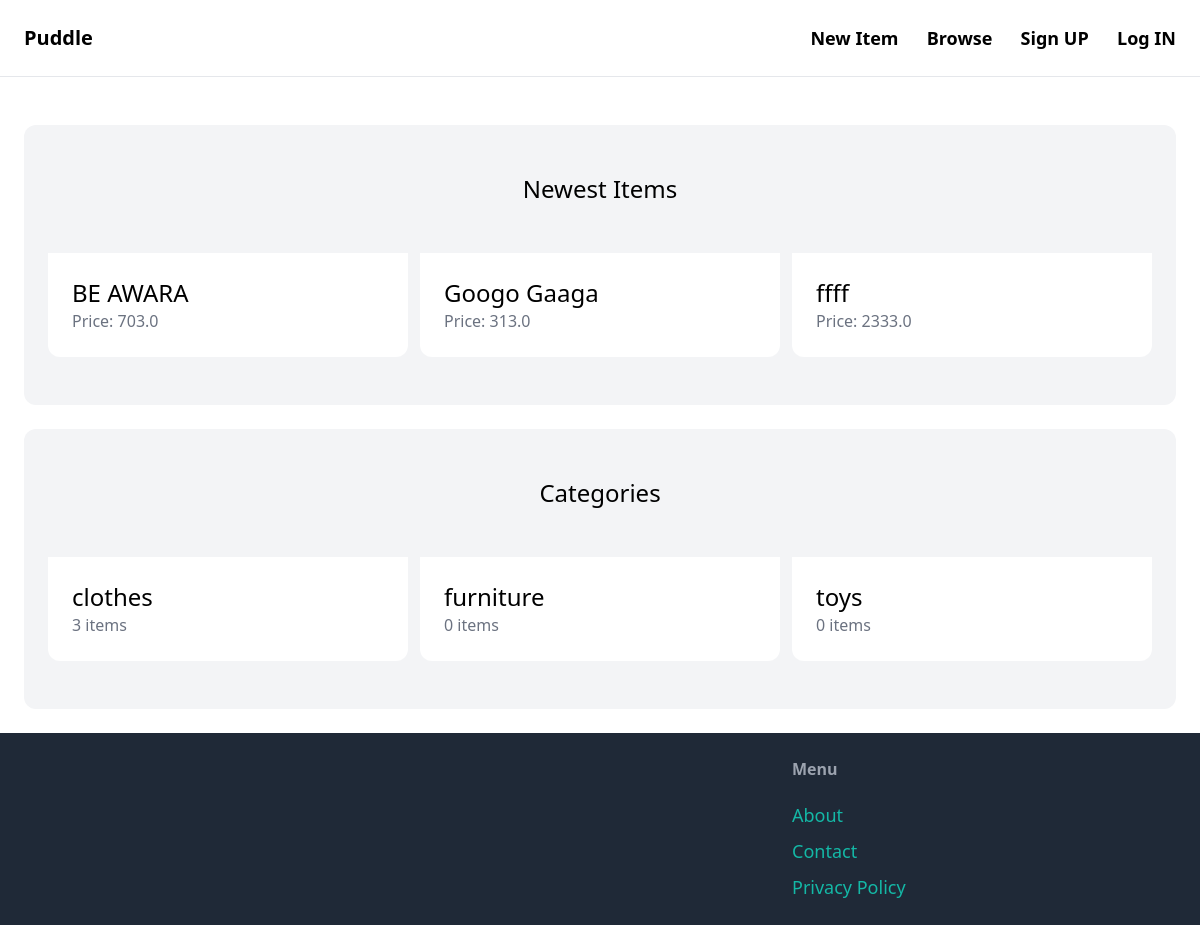
The page / on the database its author committed.
### item/models.py (models this page shows, shortened)
class Item(models.Model):
    category = models.ForeignKey(Category, related_name='items', on_delete=models.CASCADE)
    name = models.CharField(max_length=255)
    description = models.TextField(blank=True, null=True)
    price = models.FloatField()
    image = models.ImageField(upload_to='item_images', blank=True, null=True)
    is_sold = models.BooleanField(default=False)
    created_at = models.DateTimeField(auto_now_add=True)
    created_by = models.ForeignKey(User, related_name='items', on_delete=models.CASCADE)
    class Meta:
        ordering = ('name',)

class Category(models.Model):
    name = models.CharField(max_length=255)
    class Meta:
        ordering = ('name',)
        verbose_name_plural = 'Categories'

### core/views.py (the view)
# urls.py: path('', views.index, name='index'),
def index(request):
    items = Item.objects.filter(is_sold=False)[:6]
    categories = Category.objects.all()
    return render(request, "core/index.html", {
        "categories": categories,
        "items": items,
    })

### core/templates/core/index.html (shortened to what this page needs)
{% extends 'core/base.html' %}
{% block content %}
<div class="mt-6 px-6 py-12 bg-gray-100 rounded-xl">
    <h2 class="mb-12 text-2xl text-center">Newest Items</h2>
    <div class="grid grid-cols-3 gap-3">
        {% for item in items %}
        <div>
            <a href="{% url 'item:detail' item.id %}">
                <div class="p-6 bg-white rounded-b-xl">
                    <h2 class="text-2xl">{{ item.name }}</h2>
                    <p class="text-gray-500">Price: {{ item.price }}</p>
                </div>
            </a>
        </div>
        {% endfor %}
    </div>
</div>
<div class="mt-6 px-6 py-12 bg-gray-100 rounded-xl">
    <h2 class="mb-12 text-2xl text-center">Categories</h2>
    <div class="grid grid-cols-3 gap-3">
        {% for category in categories %}
        <a href="#">
            <div class="p-6 bg-white rounded-b-xl">
                <h2 class="text-2xl">{{ category.name }}</h2>
                <p class="text-gray-500">{{ category.items.count }} items</p>
            </div>
        </a>
        {% endfor %}
    </div>
</div>
{% endblock %}

### core/templates/core/base.html (shortened to what this page needs)
<!DOCTYPE html>
<html lang="en">
<head>
    <script src="https://cdn.tailwindcss.com"></script>
</head>
<body>
    <nav class="px-6 py-6 flex justify-between items-center border-b border-gray-200">
        <a href="/" class="text-xl font-semibold">Puddle</a>
        <div class="space-x-6">
            <a href="{% url 'item:new' %}" class="text-lg font-semibold hover:text-gray-500">New Item</a>
            <a href="{% url 'item:items'%}" class="text-lg font-semibold hover:text-gray-500">Browse</a>
            {% if request.user.is_authenticated %}
            <a href="#" class="text-lg font-semibold hover:text-gray-500">Inbox</a>
            <a href="{% url 'dashboard:index'%}" class="text-lg font-semibold hover:text-gray-500">Dashboard</a>
            {% else %}
            <a href="{% url 'core:signup' %}" class="text-lg font-semibold hover:text-gray-500">Sign UP</a>
            <a href="{% url 'core:login' %}" class="text-lg font-semibold hover:text-gray-500">Log IN</a>
            {% endif %}
        </div>
    </nav>
    <div class="px-6 py-6">
        {% block content %}
        {% endblock %}
    </div>
    <footer class="px-6 py-6  flex justify-between bg-gray-800">
        <div class="w-2/3 pr-10">
        </div>
        <div class="w-1/3">
            <h3 class="mb-5 font-semibold text-gray-400">Menu</h3>
            <ul class="space-y-2">
                <li><a href="#" class="text-lg text-teal-500 hover:text-teal-700">About</a></li>
                <li><a href="{% url 'core:contact'}" class="text-lg text-teal-500 hover:text-teal-700">Contact</a></li>
                <li><a href="{% url 'core:contact'}" class="text-lg text-teal-500 hover:text-teal-700">Privacy Policy</a></li>
            </ul>
        </div>
    </footer>
</body>
</html>

### rows shown on the page
Item: name "BE AWARA", price "703.0"
Item: name "Googo Gaaga", price "313.0"
Item: name "ffff", price "2333.0"
Category: name "clothes", items.count "3"
Category: name "furniture", items.count "0"
Category: name "toys", items.count "0"
